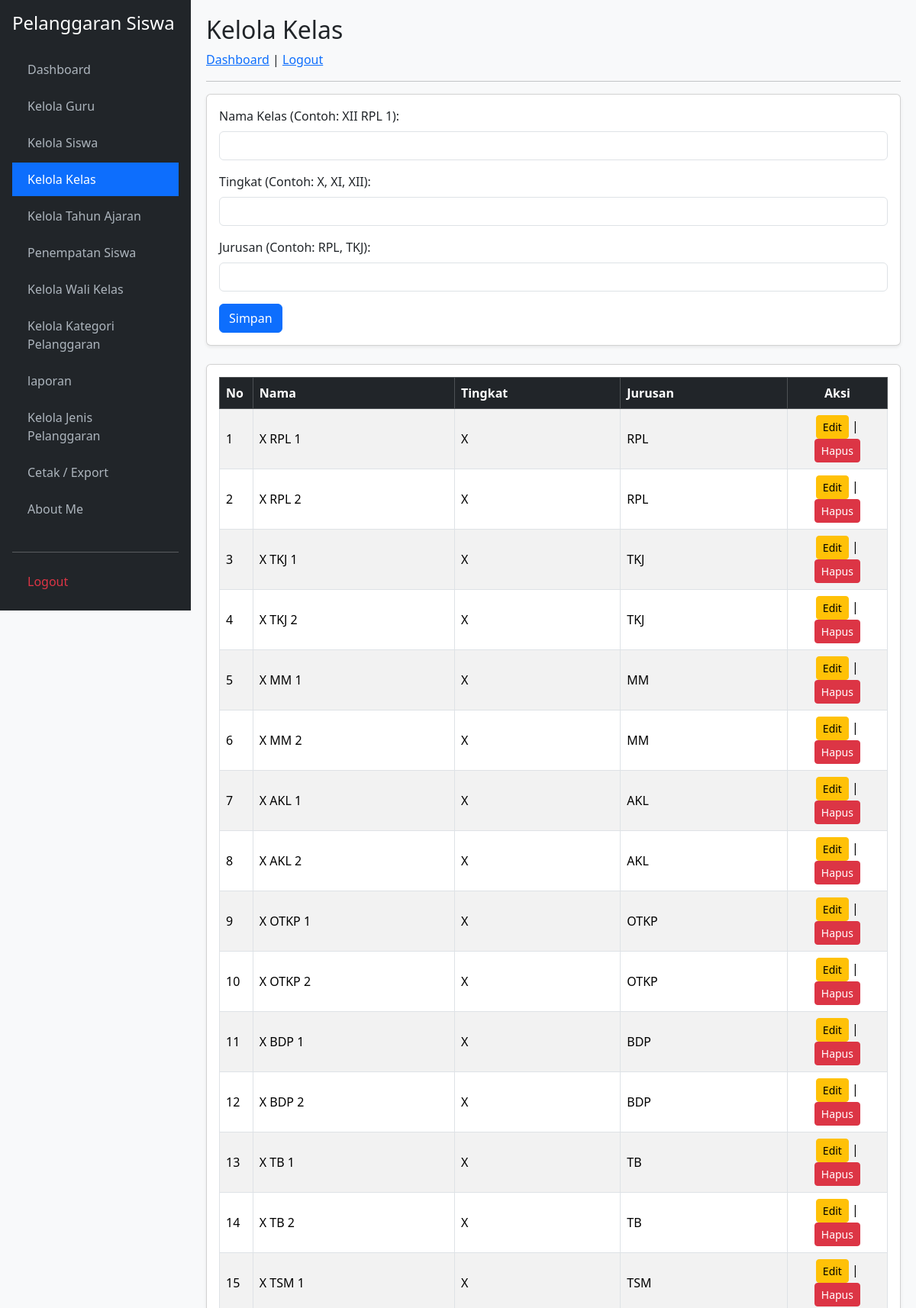
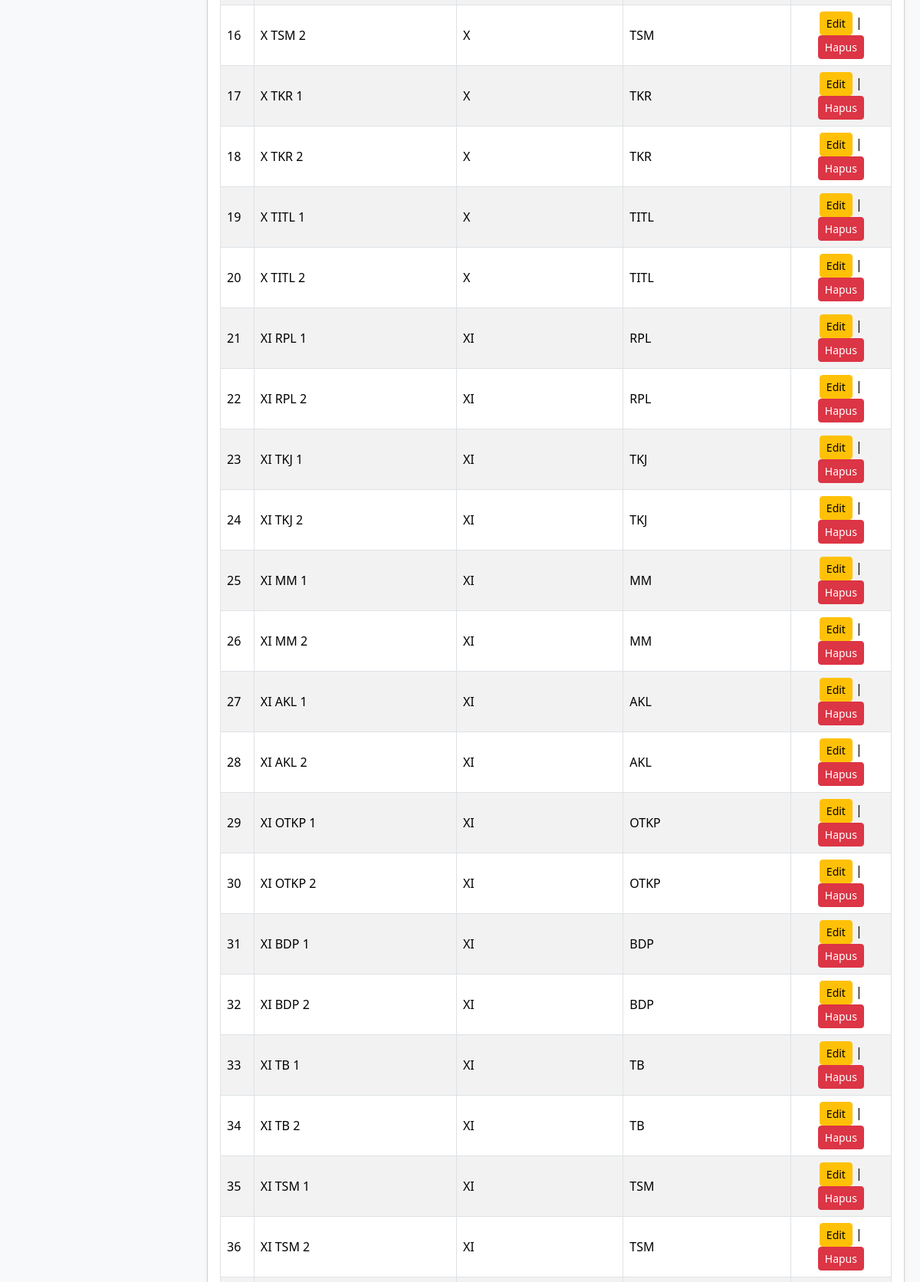
The page /kelola_kelas.php (signed in, upper part) on the database its author committed (2 pictures, top to bottom).
### tables this page shows
CREATE TABLE `t_kelas` (
  `id` int(11) NOT NULL,
  `nama` varchar(100) NOT NULL,
  `tingkat` varchar(20) DEFAULT NULL,
  `jurusan` varchar(100) DEFAULT NULL,
  `status_aktif` tinyint(1) DEFAULT 1,
  `created_at` timestamp NULL DEFAULT NULL,
  `updated_at` timestamp NULL DEFAULT NULL
);

### kelola_kelas.php (the view, shortened to what this page needs)
<?php
require_once 'koneksi.php';
$role = $_SESSION['role'];
$edit = isset($_GET['edit']) ? mysqli_fetch_assoc(mysqli_query($koneksi, "SELECT * FROM t_kelas WHERE id='{$_GET['edit']}'")) : ['id'=>'','nama'=>'','tingkat'=>'','jurusan'=>''];
$data = mysqli_query($koneksi, "SELECT * FROM t_kelas");
?>
<!DOCTYPE html>
<html lang="id">
<head>
    <link href="https://cdn.jsdelivr.net/npm/bootstrap@5.3.2/dist/css/bootstrap.min.css" rel="stylesheet">
</head>
<body>
    <div class="sidebar d-flex flex-column p-3">
        <h4 class="text-white mb-4">Pelanggaran Siswa</h4>
        <ul class="nav nav-pills flex-column mb-auto">
            <li class="nav-item mb-1"><a href="dashboard.php">Dashboard</a></li>
            <?php if ($role === 'admin'): ?>
                <li class="nav-item mb-1"><a href="kelola_guru.php">Kelola Guru</a></li>
                <li class="nav-item mb-1"><a href="kelola_siswa.php">Kelola Siswa</a></li>
                <li class="nav-item mb-1"><a href="kelola_kelas.php" class="active">Kelola Kelas</a></li>
                <li class="nav-item mb-1"><a href="kelola_tahun_ajaran.php">Kelola Tahun Ajaran</a></li>
                <li class="nav-item mb-1"><a href="penempatan_siswa.php">Penempatan Siswa</a></li>
                <li class="nav-item mb-1"><a href="kelola_wali_kelas.php">Kelola Wali Kelas</a></li>
                <li class="nav-item mb-1"><a href="kelola_kategori_pelanggaran.php">Kelola Kategori Pelanggaran</a></li>
                <li class="nav-item mb-1"><a href="laporan.php">laporan</a></li>
                <li class="nav-item mb-1"><a href="kelola_jenis_pelanggaran.php">Kelola Jenis Pelanggaran</a></li>
                <li class="nav-item mb-1"><a href="cetak/export.php">Cetak / Export</a></li>
                <li class="nav-item mb-1"><a href="about_me.php">About Me</a></li>
            <?php endif; ?>
        </ul>
        <hr>
        <a href="logout.php" class="text-danger">Logout</a>
    </div>
    <div class="main-content">
        <h2>Kelola Kelas</h2>
        <a href="dashboard.php">Dashboard</a> | <a href="logout.php">Logout</a><hr>
        <div class="card shadow-sm mb-4">
            <div class="card-body">
                <form method="POST">
                    <div class="mb-3">
                        <label class="form-label">Nama Kelas (Contoh: XII RPL 1):</label>
                        <input type="text" name="nama" class="form-control" value="<?= $edit['nama']; ?>" required>
                    </div>
                    <div class="mb-3">
                        <label class="form-label">Tingkat (Contoh: X, XI, XII):</label>
                        <input type="text" name="tingkat" class="form-control" value="<?= $edit['tingkat']; ?>" required>
                    </div>
                    <div class="mb-3">
                        <label class="form-label">Jurusan (Contoh: RPL, TKJ):</label>
                        <input type="text" name="jurusan" class="form-control" value="<?= $edit['jurusan']; ?>" required>
                    </div>
                    <button type="submit" name="simpan" class="btn btn-primary">Simpan</button>
                </form>
            </div>
        </div>
        <div class="card shadow-sm">
            <div class="card-body">
                <table class="table table-bordered table-striped align-middle">
                    <thead class="table-dark">
                        <tr>
                            <th width="5%">No</th>
                            <th>Nama</th>
                            <th>Tingkat</th>
                            <th>Jurusan</th>
                            <th width="15%" class="text-center">Aksi</th>
                        </tr>
                    </thead>
                    <tbody>
                        <?php $no=1; while($r = mysqli_fetch_assoc($data)): ?>
                        <tr>
                            <td><?= $no++; ?></td>
                            <td><?= $r['nama']; ?></td>
                            <td><?= $r['tingkat']; ?></td>
                            <td><?= $r['jurusan']; ?></td>
                            <td class="text-center">
                                <a href="kelola_kelas.php?edit=<?= $r['id']; ?>" class="btn btn-sm btn-warning">Edit</a> |
                                <a href="kelola_kelas.php?hapus=<?= $r['id']; ?>" class="btn btn-sm btn-danger" onclick="return confirm('Hapus?')">Hapus</a>
                            </td>
                        </tr>
                        <?php endwhile; ?>
                    </tbody>
                </table>
            </div>
        </div>
    </div>
</body>
</html>

### kelola_kelas.php (style rules this page uses)
body { background-color: #f8f9fa; }
.sidebar { min-height: 100vh; background-color: #212529; color: #fff; position: fixed; width: 250px; top: 0; left: 0; }
.sidebar a { color: #adb5bd; text-decoration: none; display: block; padding: 10px 20px; }
.sidebar a:hover, .sidebar a.active { color: #fff; background-color: #0d6efd; }
.main-content { margin-left: 250px; padding: 20px; }

### rows shown on the page
t_kelas: nama "X RPL 1", tingkat "X", jurusan "RPL"
t_kelas: nama "X RPL 2", tingkat "X", jurusan "RPL"
t_kelas: nama "X TKJ 1", tingkat "X", jurusan "TKJ"
t_kelas: nama "X TKJ 2", tingkat "X", jurusan "TKJ"
t_kelas: nama "X MM 1", tingkat "X", jurusan "MM"
t_kelas: nama "X MM 2", tingkat "X", jurusan "MM"
t_kelas: nama "X AKL 1", tingkat "X", jurusan "AKL"
t_kelas: nama "X AKL 2", tingkat "X", jurusan "AKL"
t_kelas: nama "X OTKP 1", tingkat "X", jurusan "OTKP"
t_kelas: nama "X OTKP 2", tingkat "X", jurusan "OTKP"
t_kelas: nama "X BDP 1", tingkat "X", jurusan "BDP"
t_kelas: nama "X BDP 2", tingkat "X", jurusan "BDP"
t_kelas: nama "X TB 1", tingkat "X", jurusan "TB"
t_kelas: nama "X TB 2", tingkat "X", jurusan "TB"
t_kelas: nama "X TSM 1", tingkat "X", jurusan "TSM"
t_kelas: nama "X TSM 2", tingkat "X", jurusan "TSM"
t_kelas: nama "X TKR 1", tingkat "X", jurusan "TKR"
t_kelas: nama "X TKR 2", tingkat "X", jurusan "TKR"
t_kelas: nama "X TITL 1", tingkat "X", jurusan "TITL"
t_kelas: nama "X TITL 2", tingkat "X", jurusan "TITL"
t_kelas: nama "XI RPL 1", tingkat "XI", jurusan "RPL"
t_kelas: nama "XI RPL 2", tingkat "XI", jurusan "RPL"
t_kelas: nama "XI TKJ 1", tingkat "XI", jurusan "TKJ"
t_kelas: nama "XI TKJ 2", tingkat "XI", jurusan "TKJ"
t_kelas: nama "XI MM 1", tingkat "XI", jurusan "MM"
t_kelas: nama "XI MM 2", tingkat "XI", jurusan "MM"
t_kelas: nama "XI AKL 1", tingkat "XI", jurusan "AKL"
t_kelas: nama "XI AKL 2", tingkat "XI", jurusan "AKL"
t_kelas: nama "XI OTKP 1", tingkat "XI", jurusan "OTKP"
t_kelas: nama "XI OTKP 2", tingkat "XI", jurusan "OTKP"
t_kelas: nama "XI BDP 1", tingkat "XI", jurusan "BDP"
t_kelas: nama "XI BDP 2", tingkat "XI", jurusan "BDP"
t_kelas: nama "XI TB 1", tingkat "XI", jurusan "TB"
t_kelas: nama "XI TB 2", tingkat "XI", jurusan "TB"
t_kelas: nama "XI TSM 1", tingkat "XI", jurusan "TSM"
t_kelas: nama "XI TSM 2", tingkat "XI", jurusan "TSM"
